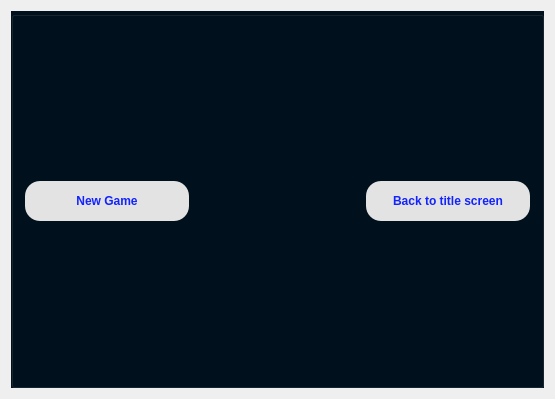
<?xml version="1.0" encoding="UTF-8"?>
<ui version="4.0">
 <class>TicTacToeGame</class>
 <widget class="QDialog" name="TicTacToeGame">
  <property name="windowModality">
   <enum>Qt::WindowModal</enum>
  </property>
  <property name="geometry">
   <rect>
    <x>0</x>
    <y>0</y>
    <width>555</width>
    <height>399</height>
   </rect>
  </property>
  <property name="sizePolicy">
   <sizepolicy hsizetype="Preferred" vsizetype="Preferred">
    <horstretch>0</horstretch>
    <verstretch>0</verstretch>
   </sizepolicy>
  </property>
  <property name="minimumSize">
   <size>
    <width>0</width>
    <height>0</height>
   </size>
  </property>
  <property name="maximumSize">
   <size>
    <width>16777215</width>
    <height>16777215</height>
   </size>
  </property>
  <property name="windowTitle">
   <string>Tic Tac Toe</string>
  </property>
  <property name="styleSheet">
   <string notr="true">QPushButton[cell=true]{
font: 50px &quot;Verdana&quot;;
min-height: 100px;
max-height: 100px;
min-width: 100px;
max-width: 100px;
}
</string>
  </property>
  <layout class="QVBoxLayout" name="verticalLayout_2">
   <item>
    <layout class="QHBoxLayout" name="horizontalLayout">
     <item>
      <layout class="QVBoxLayout" name="verticalLayout">
       <item>
        <layout class="QGridLayout" name="gridBoard">
         <property name="spacing">
          <number>0</number>
         </property>
        </layout>
       </item>
       <item>
        <widget class="QGroupBox" name="groupBox">
         <property name="styleSheet">
          <string notr="true">QWidget
{
	background-color: #00111d;
	color: #ffffff;
	border-color: #000000;

}</string>
         </property>
         <layout class="QHBoxLayout" name="horizontalLayout_2">
          <item>
           <widget class="QPushButton" name="reset">
            <property name="styleSheet">
             <string notr="true">QPushButton
{
	background-color:#e3e3e3;
	color: #1323ff;
	border-style: solid;
	border-radius:15px;
	border-color: #000000;
	font-weight : bold;
	padding: 13px;

}


QPushButton::hover
{
	background-color: #3dffaf;
	color: #000000;
	border-style: solid;
	border-color: #000000;
	font-weight : bold;
	padding: 13px;

}


QPushButton::pressed
{
	background-color: #3dc8af;
	color: #000000;
	border-style: solid;
	border-color: #000000;
	font-weight : bold;
	padding: 13px;

}</string>
            </property>
            <property name="text">
             <string>New Game</string>
            </property>
           </widget>
          </item>
          <item>
           <widget class="QLabel" name="label">
            <property name="font">
             <font>
              <family>Segoe UI Semibold</family>
              <pointsize>13</pointsize>
             </font>
            </property>
            <property name="text">
             <string/>
            </property>
           </widget>
          </item>
          <item>
           <widget class="QPushButton" name="back">
            <property name="styleSheet">
             <string notr="true">QPushButton
{
	background-color:#e3e3e3;
	color: #1323ff;
	border-style: solid;
	border-radius:15px;
	border-color: #000000;
	font-weight : bold;
	padding: 13px;

}


QPushButton::hover
{
	background-color: #3dffaf;
	color: #000000;
	border-style: solid;
	border-color: #000000;
	font-weight : bold;
	padding: 13px;

}


QPushButton::pressed
{
	background-color: #3dc8af;
	color: #000000;
	border-style: solid;
	border-color: #000000;
	font-weight : bold;
	padding: 13px;

}</string>
            </property>
            <property name="text">
             <string>Back to title screen</string>
            </property>
           </widget>
          </item>
         </layout>
        </widget>
       </item>
      </layout>
     </item>
    </layout>
   </item>
  </layout>
 </widget>
 <layoutdefault spacing="6" margin="11"/>
 <resources/>
 <connections/>
</ui>
